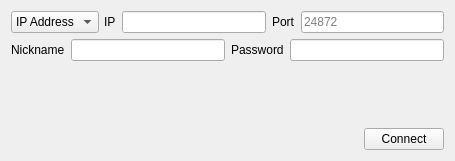
<?xml version="1.0" encoding="UTF-8"?>
<ui version="4.0">
 <class>DirectConnect</class>
 <widget class="QWidget" name="DirectConnect">
  <property name="geometry">
   <rect>
    <x>0</x>
    <y>0</y>
    <width>455</width>
    <height>161</height>
   </rect>
  </property>
  <property name="windowTitle">
   <string>Direct Connect</string>
  </property>
  <layout class="QVBoxLayout" name="verticalLayout">
   <item>
    <layout class="QVBoxLayout" name="verticalLayout_3">
     <item>
      <layout class="QVBoxLayout" name="verticalLayout_2">
       <item>
        <layout class="QHBoxLayout" name="horizontalLayout">
         <property name="spacing">
          <number>0</number>
         </property>
         <property name="leftMargin">
          <number>0</number>
         </property>
         <item>
          <widget class="QComboBox" name="connection_type">
           <item>
            <property name="text">
             <string>IP Address</string>
            </property>
           </item>
          </widget>
         </item>
         <item>
          <widget class="QWidget" name="ip_container" native="true">
           <layout class="QHBoxLayout" name="ip_layout">
            <property name="leftMargin">
             <number>5</number>
            </property>
            <property name="topMargin">
             <number>0</number>
            </property>
            <property name="rightMargin">
             <number>0</number>
            </property>
            <property name="bottomMargin">
             <number>0</number>
            </property>
            <item>
             <widget class="QLabel" name="label_2">
              <property name="text">
               <string>IP</string>
              </property>
             </widget>
            </item>
            <item>
             <widget class="QLineEdit" name="ip">
              <property name="toolTip">
               <string>&lt;html&gt;&lt;head/&gt;&lt;body&gt;&lt;p&gt;IPv4 address of the host&lt;/p&gt;&lt;/body&gt;&lt;/html&gt;</string>
              </property>
              <property name="maxLength">
               <number>16</number>
              </property>
             </widget>
            </item>
            <item>
             <widget class="QLabel" name="label_3">
              <property name="text">
               <string>Port</string>
              </property>
             </widget>
            </item>
            <item>
             <widget class="QLineEdit" name="port">
              <property name="toolTip">
               <string>&lt;html&gt;&lt;head/&gt;&lt;body&gt;&lt;p&gt;Port number the host is listening on&lt;/p&gt;&lt;/body&gt;&lt;/html&gt;</string>
              </property>
              <property name="maxLength">
               <number>5</number>
              </property>
              <property name="placeholderText">
               <string notr="true" extracomment="placeholder string that tells user default port">24872</string>
              </property>
             </widget>
            </item>
           </layout>
          </widget>
         </item>
        </layout>
       </item>
       <item>
        <layout class="QHBoxLayout" name="horizontalLayout_2">
         <item>
          <widget class="QLabel" name="label_5">
           <property name="text">
            <string>Nickname</string>
           </property>
          </widget>
         </item>
         <item>
          <widget class="QLineEdit" name="nickname">
           <property name="maxLength">
            <number>20</number>
           </property>
          </widget>
         </item>
         <item>
          <widget class="QLabel" name="label">
           <property name="text">
            <string>Password</string>
           </property>
          </widget>
         </item>
         <item>
          <widget class="QLineEdit" name="password"/>
         </item>
        </layout>
       </item>
      </layout>
     </item>
     <item>
      <spacer name="verticalSpacer">
       <property name="orientation">
        <enum>Qt::Vertical</enum>
       </property>
       <property name="sizeHint" stdset="0">
        <size>
         <width>20</width>
         <height>20</height>
        </size>
       </property>
      </spacer>
     </item>
     <item>
      <layout class="QHBoxLayout" name="horizontalLayout_3">
       <item>
        <spacer name="horizontalSpacer">
         <property name="orientation">
          <enum>Qt::Horizontal</enum>
         </property>
         <property name="sizeHint" stdset="0">
          <size>
           <width>40</width>
           <height>20</height>
          </size>
         </property>
        </spacer>
       </item>
       <item>
        <widget class="QPushButton" name="connect">
         <property name="text">
          <string>Connect</string>
         </property>
        </widget>
       </item>
      </layout>
     </item>
    </layout>
   </item>
  </layout>
 </widget>
 <resources/>
 <connections/>
</ui>
